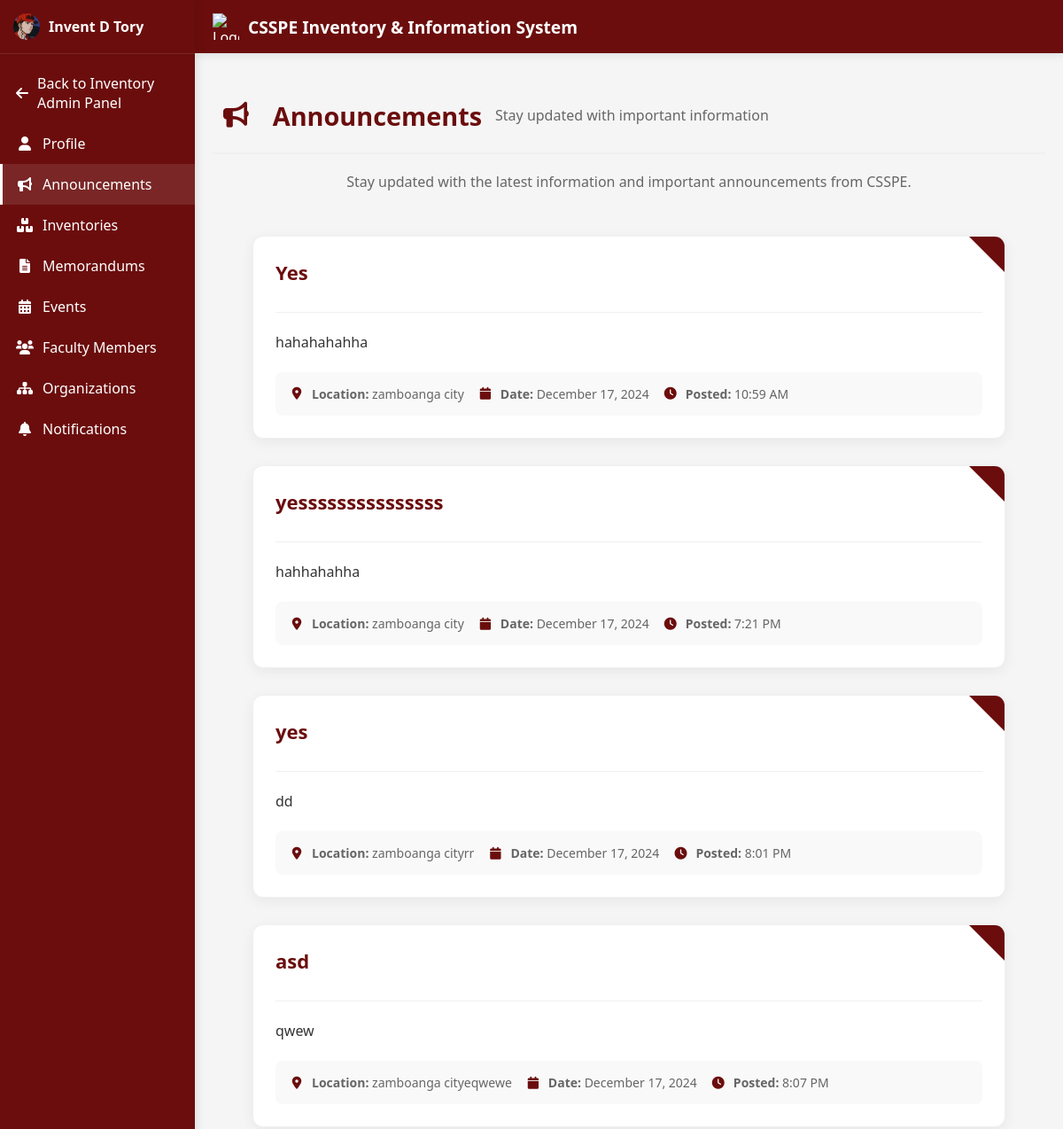
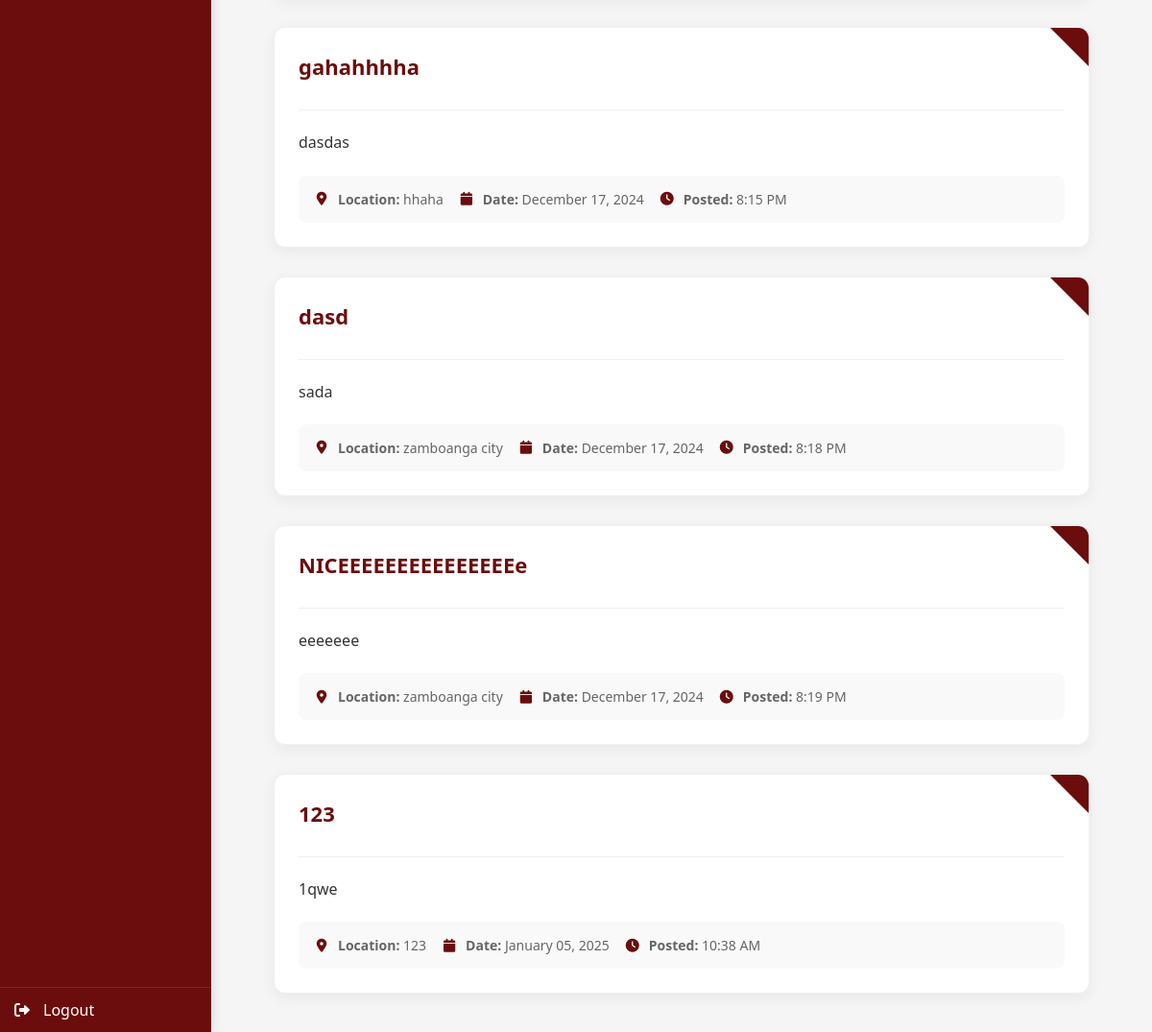
Screenshot of /homePage/index.php (signed in) with the database file from the repository (2 pictures, top to bottom).
### tables this page shows
CREATE TABLE `users` (
  `id` int(11) NOT NULL,
  `first_name` varchar(100) NOT NULL,
  `last_name` varchar(100) NOT NULL,
  `middle_name` varchar(100) DEFAULT NULL,
  `email` varchar(255) NOT NULL,
  `address` text NOT NULL,
  `contact_no` varchar(15) NOT NULL,
  `rank` enum('Instructor','Assistant Professor','Associate Professor','Professor') NOT NULL,
  `password` varchar(255) NOT NULL,
  `created_at` timestamp NOT NULL DEFAULT current_timestamp(),
  `role` varchar(50) NOT NULL DEFAULT 'Instructor',
  `image` varchar(255) DEFAULT NULL,
  `department` varchar(255) NOT NULL,
  `ban` tinyint(1) DEFAULT 0,
  `status` tinyint(1) DEFAULT 0
);

CREATE TABLE `announcements` (
  `id` int(11) NOT NULL,
  `title` varchar(255) NOT NULL,
  `description` text NOT NULL,
  `date_uploaded_at` datetime DEFAULT current_timestamp(),
  `location` varchar(255) NOT NULL
);

### homePage/index.php (the view, shortened to what this page needs)
<?php
require_once '../conn/conn.php';
$userid = $_SESSION['user_id'];
$query = "SELECT first_name, middle_name, last_name, image FROM users WHERE id = ?";
$stmt = $conn->prepare($query);
$stmt->bind_param("i", $userid);
$stmt->execute();
$result = $stmt->get_result();
if ($result->num_rows > 0) {
    $row = $result->fetch_assoc();
    $fullName = trim($row['first_name'] . ' ' . $row['middle_name'] . ' ' . $row['last_name']);
    $image = $row['image'];
} else {
    $fullName = "User Not Found";
}
$query_announcements = "SELECT * FROM announcements";
$result_announcements = mysqli_query($conn, $query_announcements);
?>
<!DOCTYPE html>
<html lang="en">
<head>
    <link href="https://cdnjs.cloudflare.com/ajax/libs/font-awesome/6.0.0-beta3/css/all.min.css" rel="stylesheet">
</head>
<body>
    <div class="sidebar" id="sidebar">
        <div class="sidebar-header">
            <img src="../assets/img/<?= !empty($image) ? htmlspecialchars($image) : 'CSSPE.png' ?>" alt="Profile">
            <span><?php echo $fullName; ?></span>
        </div>
        <div style="display: flex; flex-direction: column; padding: 10px 0;">
            <?php if ($_SESSION['user_role'] === 'inventory_admin'): ?>
                <a href="../inventoryAdmin/index.php" class="sidebar-link">
                    <i class="fas fa-arrow-left"></i> Back to Inventory Admin Panel
                </a>
            <?php elseif ($_SESSION['user_role'] === 'information_admin'): ?>
                <a href="../informationAdmin/index.php" class="sidebar-link">
                    <i class="fas fa-arrow-left"></i> Back to Information Admin Panel
                </a>
            <?php elseif ($_SESSION['user_role'] === 'super_admin'): ?>
                <a href="../superAdmin/index.php" class="sidebar-link">
                    <i class="fas fa-arrow-left"></i> Back to Super Admin Panel
                </a>
            <?php endif; ?>
            <a href="../homePage/profile.php" class="sidebar-link">
                <i class="fas fa-user"></i> Profile
            </a>
            <a href="../homePage/" class="sidebar-link active">
                <i class="fas fa-bullhorn"></i> Announcements
            </a>
            <a href="../homePage/borrowing.php" class="sidebar-link">
                <i class="fas fa-boxes"></i> Inventories
            </a>
            <a href="../homePage/memorandumHome.php" class="sidebar-link">
                <i class="fas fa-file-alt"></i> Memorandums
            </a>
            <a href="../homePage/events.php" class="sidebar-link">
                <i class="fas fa-calendar-alt"></i> Events
            </a>
            <a href="../homePage/members.php" class="sidebar-link">
                <i class="fas fa-users"></i> Faculty Members
            </a>
            <a href="../homePage/organization.php" class="sidebar-link">
                <i class="fas fa-sitemap"></i> Organizations
            </a>
            <a href="../homePage/notification.php" class="sidebar-link">
                <i class="fas fa-bell"></i> Notifications
            </a>
        </div>
        <a href="../logout.php" class="sidebar-footer">
            <i class="fas fa-sign-out-alt"></i> Logout
        </a>
    </div>
    <div class="main-content" id="mainContent">
        <div class="header">
            <img src="../assets/img/CSSPE.png" alt="Logo">
            <h1>CSSPE Inventory & Information System</h1>
        </div>
        <div class="page-content">
            <div class="content-container">
                <h2 class="page-title">
                    <i class="fas fa-bullhorn"></i>
                    Announcements
                    <span>Stay updated with important information</span>
                </h2>
                <div class="page-description">
                    <p>Stay updated with the latest information and important announcements from CSSPE.</p>
                </div>
                <div class="announcements-container">
                    <?php if (mysqli_num_rows($result_announcements) > 0): ?>
                        <?php while ($row = mysqli_fetch_assoc($result_announcements)): ?>
                            <div class="announcement-card">
                                <div class="announcement-content">
                                    <div class="announcement-header">
                                        <h3 class="announcement-title"><?php echo htmlspecialchars($row['title']); ?></h3>
                                    </div>
                                    <div class="announcement-body">
                                        <p><?php echo htmlspecialchars($row['description']); ?></p>
                                    </div>
                                    <div class="announcement-meta">
                                        <div class="meta-item">
                                            <i class="fas fa-map-marker-alt"></i>
                                            <span><strong>Location:</strong> <?php echo htmlspecialchars($row['location']); ?></span>
                                        </div>
                                        <div class="meta-item">
                                            <i class="fas fa-calendar"></i>
                                            <span><strong>Date:</strong> <?php echo date('F d, Y', strtotime($row['date_uploaded_at'])); ?></span>
                                        </div>
                                        <div class="meta-item">
                                            <i class="fas fa-clock"></i>
                                            <span><strong>Posted:</strong> <?php echo date('g:i A', strtotime($row['date_uploaded_at'])); ?></span>
                                        </div>
                                    </div>
                                </div>
                            </div>
                        <?php endwhile; ?>
                    <?php endif; ?>
                </div>
            </div>
        </div>
    </div>
</body>
</html>

### homePage/index.php (style rules this page uses)
body, html { margin: 0; padding: 0; font-family: 'Segoe UI', Tahoma, Geneva, Verdana, sans-serif; background-color: #f5f5f5; scroll-behavior: smooth; }
* { box-sizing: border-box; }
:root { --primary: #6B0D0D; --primary-dark: #540A0A; --secondary: #6c757d; --secondary-dark: #5a6268; --light: #f9f9f9; --lighter: #f5f5f5; --border: #f0f0f0; --text: #333; --text-light: #666; --white: #fff; }
.sidebar { position: fixed; width: 250px; height: 100%; background-color: var(--primary); color: var(--white); overflow-y: auto; transition: all 0.3s ease; z-index: 100; box-shadow: 2px 0 10px rgba(0, 0, 0, 0.1); }
.main-content { margin-left: 250px; transition: all 0.3s ease; }
.sidebar-header { padding: 15px; border-bottom: 1px solid rgba(255, 255, 255, 0.1); display: flex; align-items: center; gap: 10px; }
.sidebar-header img { width: 30px; height: 30px; object-fit: cover; border-radius: 50%; }
.sidebar-header span { font-weight: bold; white-space: nowrap; overflow: hidden; text-overflow: ellipsis; }
.sidebar-link { color: white; text-decoration: none; padding: 12px 15px; transition: background 0.3s; display: flex; align-items: center; border-left: 3px solid transparent; }
.sidebar-link.active { background-color: rgba(255, 255, 255, 0.1); border-left-color: white; }
.sidebar-link i { width: 20px; margin-right: 10px; text-align: center; }
.sidebar-footer { color: white; text-decoration: none; padding: 12px 15px; position: absolute; bottom: 0; width: 100%; box-sizing: border-box; display: flex; align-items: center; border-top: 1px solid rgba(255, 255, 255, 0.1); }
.sidebar-footer i { width: 20px; margin-right: 10px; }
.header { background-color: var(--primary); color: white; padding: 15px 20px; display: flex; align-items: center; gap: 10px; box-shadow: 0 2px 10px rgba(0, 0, 0, 0.1); }
.header img { width: 30px; height: 30px; object-fit: contain; }
.header h1 { margin: 0; font-size: 1.2rem; font-weight: bold; }
.page-content { padding: 20px; }
.content-container { max-width: 1200px; margin: 0 auto; }
.page-title { font-size: 1.8rem; margin-bottom: 20px; color: var(--primary); display: flex; align-items: center; border-bottom: 2px solid var(--border); padding-bottom: 15px; }
.page-title i { margin-right: 15px; background-color: var(--lighter); padding: 12px; border-radius: 50%; color: var(--primary); }
.page-title span { font-size: 16px; font-weight: normal; margin-left: 15px; color: var(--text-light); }
.page-description { text-align: center; margin-bottom: 30px; color: var(--text-light); max-width: 800px; margin-left: auto; margin-right: auto; }
.announcements-container { display: flex; flex-direction: column; gap: 30px; padding: 20px 0; max-width: 900px; margin: 0 auto; }
.announcement-card { background-color: var(--white); border-radius: 12px; box-shadow: 0 4px 15px rgba(0, 0, 0, 0.06); transition: all 0.3s ease; overflow: hidden; position: relative; border: 1px solid var(--border); }
.announcement-card::before { content: ""; position: absolute; top: 0; right: 0; width: 0; height: 0; border-style: solid; border-width: 0 40px 40px 0; border-color: transparent var(--primary) transparent transparent; z-index: 1; }
.announcement-content { padding: 25px; }
.announcement-header { border-bottom: 1px solid var(--border); margin-bottom: 20px; padding-bottom: 15px; }
.announcement-title { color: var(--primary); margin: 0 0 15px 0; font-size: 22px; font-weight: 700; position: relative; }
.announcement-body { color: var(--text); line-height: 1.7; font-size: 16px; margin-bottom: 20px; }
.announcement-meta { background-color: var(--light); padding: 15px; border-radius: 8px; display: flex; flex-wrap: wrap; gap: 15px; }
.meta-item { display: flex; align-items: center; gap: 8px; color: var(--text-light); font-size: 14px; font-weight: 500; }
.meta-item i { color: var(--primary); width: 18px; text-align: center; }
@media (max-width: 1200px) { .sidebar { width: 220px; } }
@media (max-width: 1200px) { .main-content { margin-left: 220px; } }
@media (max-width: 1200px) { .announcements-container { max-width: 850px; } }

### rows the page displays
users: image (picture), fullName "Invent D Tory"
announcements: title "Yes", description "hahahahahha", location "zamboanga city", date_uploaded_at "December 17, 2024", date_uploaded_at "10:59 AM"
announcements: title "yesssssssssssssss", description "hahhahahha", location "zamboanga city", date_uploaded_at "December 17, 2024", date_uploaded_at "7:21 PM"
announcements: title "yes", description "dd", location "zamboanga cityrr", date_uploaded_at "December 17, 2024", date_uploaded_at "8:01 PM"
announcements: title "asd", description "qwew", location "zamboanga cityeqwewe", date_uploaded_at "December 17, 2024", date_uploaded_at "8:07 PM"
announcements: title "gahahhhha", description "dasdas", location "hhaha", date_uploaded_at "December 17, 2024", date_uploaded_at "8:15 PM"
announcements: title "dasd", description "sada", location "zamboanga city", date_uploaded_at "December 17, 2024", date_uploaded_at "8:18 PM"
announcements: title "NICEEEEEEEEEEEEEEEe", description "eeeeeee", location "zamboanga city", date_uploaded_at "December 17, 2024", date_uploaded_at "8:19 PM"
announcements: title "123", description "1qwe", location "123", date_uploaded_at "January 05, 2025", date_uploaded_at "10:38 AM"
